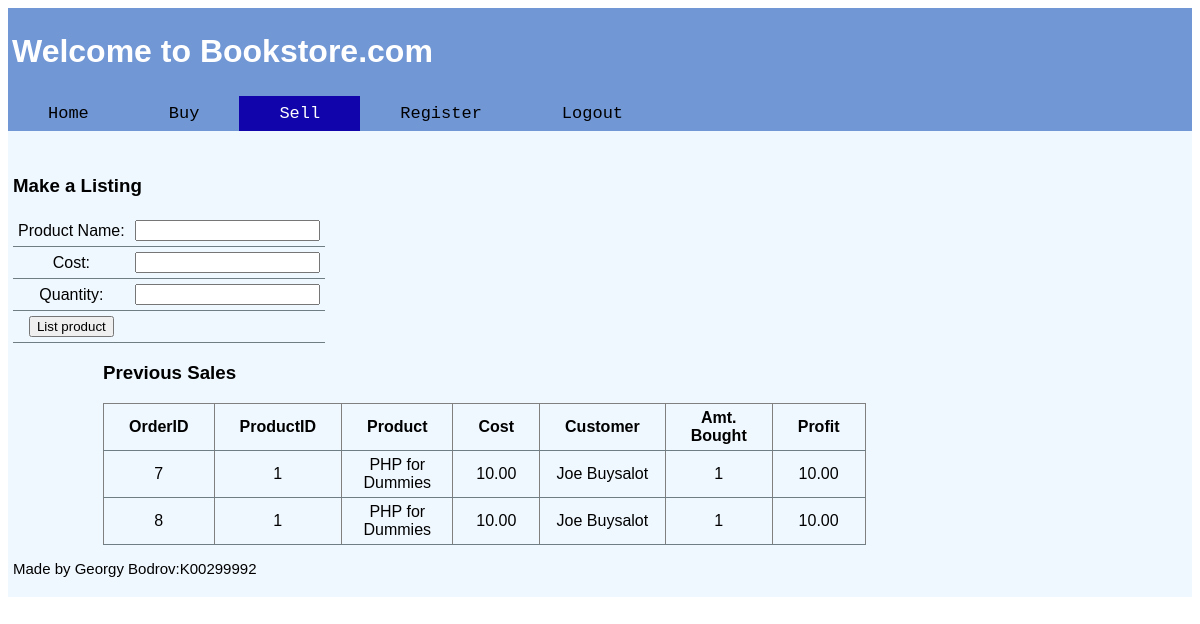
The app's page /sell.php (signed in) with its own data.
### tables this page shows
CREATE TABLE `orders` (
  `OrderID` int(11) NOT NULL,
  `productID` int(11) NOT NULL,
  `sellerID` int(11) NOT NULL,
  `customerID` int(11) NOT NULL,
  `orderDate` date NOT NULL DEFAULT current_timestamp()
);

CREATE TABLE `products` (
  `productID` int(11) NOT NULL,
  `itemName` varchar(60) NOT NULL,
  `cost` double(5,2) NOT NULL,
  `quantity` int(11) NOT NULL,
  `sellerID` int(11) NOT NULL
);

### sell.php (the view, shortened to what this page needs)
<!DOCTYPE html>
<html lang="en">
    <head>
        <link rel="stylesheet" href="styles.css" />
    </head>
    <?php
    require 'auth_check.php';
    ?>
    <body>
    <div class="titlebar">
        <h1>Welcome to Bookstore.com</h1>
    </div>
    <div class="topnav">
    <a href="index.php">Home</a>
    <a href="buy.php">Buy</a>
    <a class="active" href="sell.php">Sell</a>
    <a href="register.php">Register</a>
    <?php if (isset($_SESSION['logged_in'])): ?>
        <a href="logout.php">Logout</a>
    <?php else: ?><a href="login.php">Login</a>
    <?php endif; ?>
    </div>
    <div class="Main">
        <div class="SellerDashboard">
        <div class="Listbox">
            <h3>Make a Listing</h3>
            <form action="<?php echo $_SERVER["PHP_SELF"];?>" method="post">
                <table class="regtable">
                <tr><td>Product Name: </td><td><input type="text" name="l_productname" required></td></tr>
                <tr><td>Cost: </td><td><input type="number" name="l_cost" step="0.01" required></td></tr>
                <tr><td>Quantity: </td><td><input type="number" name="l_quantity" required></td></tr>
                <tr><td><input type="submit" name="listBtn" value="List product"></td></tr>
                </table>
            </form>
            </div>
        <div class="Soldbox">
            <h3>Previous Sales</h3>
            <?php
        $username = $_SESSION['user_id'];
        $sellerPID =mysqli_query($db,"SELECT SellerID FROM Sellers WHERE username = '$username'");
        if ($sellerPID && mysqli_num_rows($sellerPID) > 0) {
        $row = mysqli_fetch_assoc($sellerPID);
        $sellerPID = $row['SellerID'];}
        $stock = mysqli_query($db,
        "SELECT
        orders.orderID,
        products.productID,
        products.itemName,
        products.cost,
        CONCAT(customers.firstName, ' ', customers.lastName) AS customerName,
        1 AS quantity,
        products.cost AS totalPrice
        FROM
        orders
        JOIN
        products ON orders.productID = products.productID
        JOIN
        sellers ON orders.sellerID = sellers.sellerID
        JOIN
        customers ON orders.customerID = customers.customerID
        WHERE
        sellers.sellerid = '$sellerPID'
        ORDER BY
        orders.orderID;
                ");
        if($stock){
        if(mysqli_num_rows($stock) == 0){
            echo "<h3>You haven't sold anything yet :(</h3>";
        }
        else{
            echo "<table border='1' >";
            echo "<tr><th>OrderID</th><th>ProductID</th><th>Product</th><th>Cost</th><th>Customer</th><th>Amt. Bought</th><th>Profit</th></tr>";
            while($row = mysqli_fetch_assoc($stock)){
                echo "<tr>";
                foreach($row as $value)
                {
                    echo "<td>$value</td>";
                }
                echo "</tr>";
            }
            echo "</table>";
        }
    }
    else {
        echo "<h3>Error x.x</h3>";
    }
    ?>
            </div>
        </div>
    <p style=font-size:15px>Made by Georgy Bodrov:K00299992</p>
    </div>
    </body>
</html>

### styles.css (style rules this page uses)
.titlebar { background-color: #7197d5; color: #ffffff; font-family: "Copperplate", "Copperplate", sans-serif; padding: 4px; width: 100%; box-sizing: border-box; }
.topnav { background-color: #7197d5; overflow: hidden; }
.topnav a { float: left; color: #000000; text-align: center; padding: 8px 40px; text-decoration: dashed; font-size: 17px; font-family: "Monaco", "Courier New", monospace; }
.topnav a.active { background-color: #1104aa; color: white; }
.Main { background-color: aliceblue; padding:5px; font-family: "Helvetica", "Helvetica", sans-serif; }
table { border-collapse:collapse; }
th,tr { border-bottom: 1px solid #6f7d85; text-align: center; }
tr:nth-child(even) { background-color: #b9e5e5; }
th { padding:5px 25px; }
.regtable tr,td { background-color: aliceblue; padding:5px; text-align: center; }
.SellerDashboard { display:flex; padding-top:20px; width: 100%; flex-direction:column; }
.ListBox, .Soldbox { width:50%; justify-content: center; align-content: center; flex-shrink:0; padding-left: 90px; }

### records on screen
orders: OrderID "7", value "1", productID.itemName "PHP for Dummies", value "10.00", value "Joe Buysalot"
orders: OrderID "8", value "1", productID.itemName "PHP for Dummies", value "10.00", value "Joe Buysalot"
